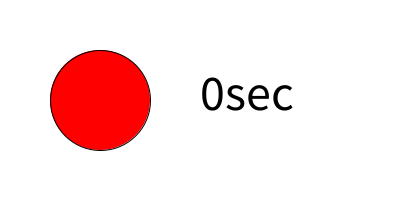
Frame 1 (no input)
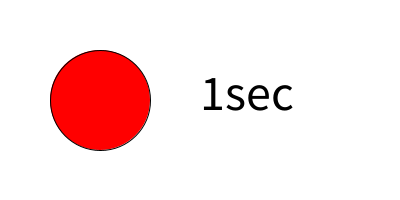
Frame 60 (the mouse pressed at the canvas centre just before this capture)
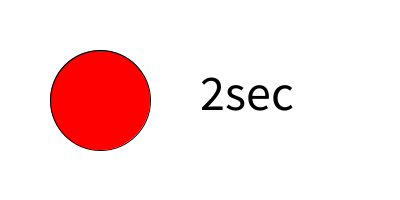
Frame 120 (the mouse held since frame 60 and released just before this capture)

The Processing sketch that drew these frames (run headless with seeded random() and noise(); from frame 60 on, the mouse is pressed at the canvas centre):

// Processing sketch: c_mid
// ── c_mid.pde
int ii=0;
void setup() {
  size(400, 200);
  ii = 0;
}
void draw() {
  background(255);
  if (ii<120) {
    fill(255, 0, 0); //red
  } else if (ii <180) {
    fill(0, 255, 0); //green
  } else {
    fill(0,0,255);
  }
  
  circle(100, 100, 100);
  ii++;
  if (ii>220) ii=0;
  textSize(50);
  fill (0);
  text(ii/60 + "sec",200, 110);
}
